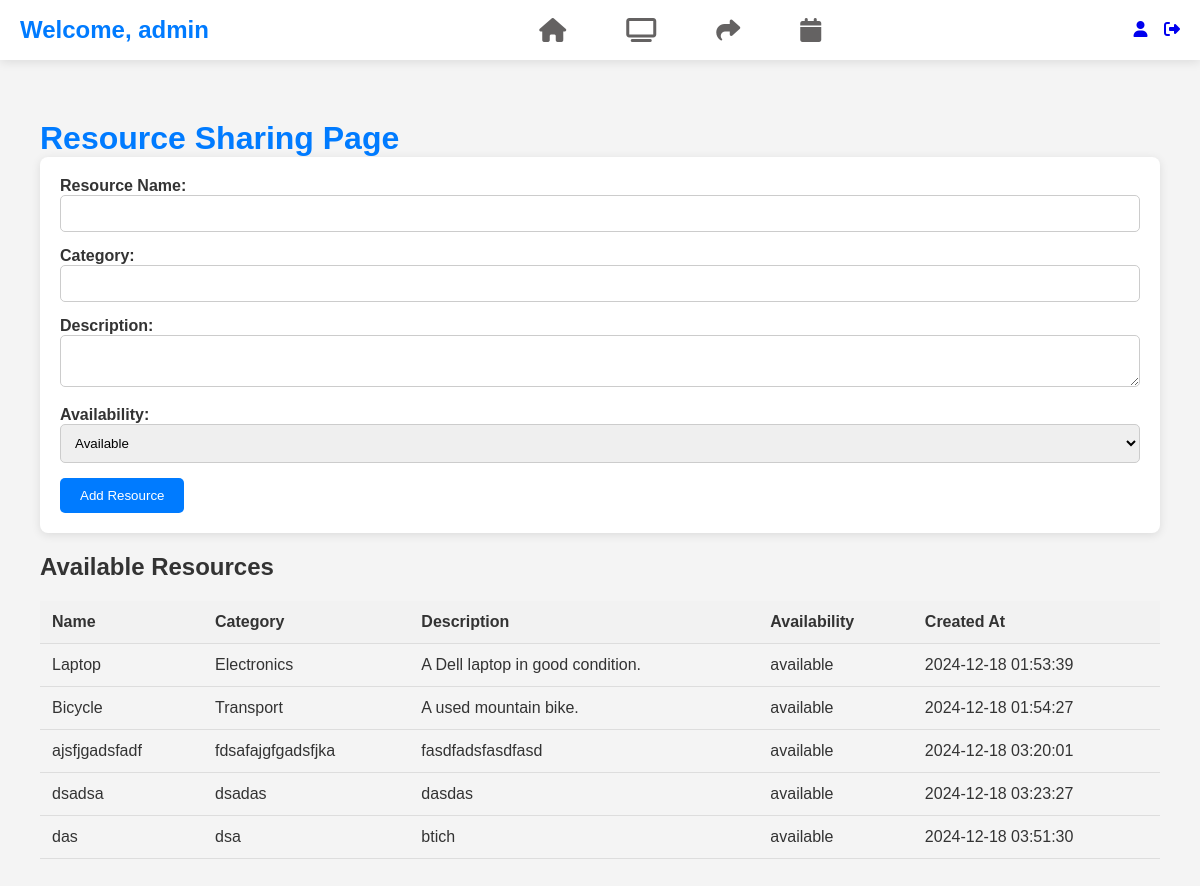
/?page=resource_sharing (signed in), run on the app's committed database.
### tables this page shows
CREATE TABLE `resources` (
  `id` int(11) NOT NULL,
  `user_id` int(11) NOT NULL,
  `name` varchar(255) NOT NULL,
  `category` varchar(100) DEFAULT NULL,
  `description` text DEFAULT NULL,
  `availability` enum('available','donated') DEFAULT 'available',
  `created_at` timestamp NOT NULL DEFAULT current_timestamp()
);

### index.php (called while the page is built, shortened)
<?php
require_once './app/core/Router.php';
$router = new Router();
$router->route();
?>

### app/controllers/ResourceSharingController.php (called while the page is built, shortened)
<?php
class ResourceSharingController {
    public function getResources($filters = []) {
        $db = (new Database())->connect();
        $query = "SELECT * FROM resources WHERE availability = 'available'";
        try {
            $stmt = $db->prepare($query);
            $stmt->execute();
            return $stmt->fetchAll(PDO::FETCH_ASSOC);
        } catch (PDOException $e) {
            error_log('Database error: ' . $e->getMessage());
            return [];
        }
    }
}
?>

### app/views/resource_sharing.php (the view, shortened to what this page needs)
<!DOCTYPE html>
<html lang="en">
<head>
    <link rel="stylesheet" href="https://cdnjs.cloudflare.com/ajax/libs/font-awesome/6.7.1/css/all.min.css" />
    <link rel="stylesheet" href="./public/assets/shareStyle.css">
</head>
<body>
<div class="container">
    <nav>
        <div class="nav-left">
            <h1>Welcome, <?= isset($_SESSION['user']['name']) ? htmlspecialchars($_SESSION['user']['name']) : 'Guest'; ?></h1>
        </div>
        <div class="nav-center">
            <a href="?page=dashboard"><i class="fa-solid fa-house"></i></a>
            <a href="?page=help_requests"><i class="fa-solid fa-tv"></i></a>
            <a href="?page=resource_sharing"><i class="fa-solid fa-share"></i></a>
            <a href="?page=events"><i class="fa-solid fa-calendar"></i></a>
        </div>
        <div class="nav-right">
            <a href="?page=profile"><i class="fa-solid fa-user"></i></a>
            <a href="?page=logout"><i class="fa-solid fa-right-from-bracket"></i></a>
        </div>
    </nav>
    <div class="content">
        <h1>Resource Sharing Page</h1>
        <form method="POST" class="resource-form">
            <label for="name">Resource Name:</label>
            <input type="text" name="name" id="name" required>
            <label for="category">Category:</label>
            <input type="text" name="category" id="category">
            <label for="description">Description:</label>
            <textarea name="description" id="description"></textarea>
            <label for="availability">Availability:</label>
            <select name="availability" id="availability">
                <option value="available" selected>Available</option>
            </select>
            <button type="submit">Add Resource</button>
        </form>
        <?php if (!empty($resources)): ?>
            <h2>Available Resources</h2>
            <table>
                <thead>
                    <tr>
                        <th>Name</th>
                        <th>Category</th>
                        <th>Description</th>
                        <th>Availability</th>
                        <th>Created At</th>
                    </tr>
                </thead>
                <tbody>
                    <?php foreach ($resources as $resource): ?>
                        <tr>
                            <td><?= htmlspecialchars($resource['name']) ?></td>
                            <td><?= htmlspecialchars($resource['category']) ?></td>
                            <td><?= htmlspecialchars($resource['description'] ?? 'No description provided') ?></td>
                            <td><?= htmlspecialchars($resource['availability']) ?></td>
                            <td><?= htmlspecialchars($resource['created_at']) ?></td>
                        </tr>
                    <?php endforeach; ?>
                </tbody>
            </table>
        <?php else: ?>
            <p>No resources available at the moment.</p>
        <?php endif; ?>
    </div>
</div>
</body>
</html>

### public/assets/shareStyle.css (style rules this page uses)
* { margin: 0; padding: 0; box-sizing: border-box; }
body { background: #f4f4f4; color: #333; font-family: 'Arial', sans-serif; }
.container { max-width: 1200px; margin: 0 auto; padding: 20px; }
nav { width: 100%; height: 60px; display: flex; align-items: center; justify-content: space-between; background: #ffffff; box-shadow: 0 2px 10px rgba(0, 0, 0, 0.1); position: fixed; top: 0; left: 0; padding: 0 20px; z-index: 1000; }
.nav-left h1 { font-size: 1.5em; color: #007bff; }
.nav-center { display: flex; align-items: center; }
.nav-center a { margin-left: 30px; text-decoration: none; }
.nav-center i { font-size: 24px; padding: 15px; border-radius: 10px; color: #646262; transition: background 0.3s, color 0.3s; }
.nav-right a { margin-left: 12px; }
.content { margin-top: 80px; padding: 20px; }
.content h1 { font-size: 2em; color: #007bff; }
.resource-form { background: #ffffff; padding: 20px; border-radius: 8px; box-shadow: 0 2px 10px rgba(0, 0, 0, 0.1); margin-bottom: 20px; }
.resource-form label { font-weight: bold; margin-bottom: 5px; }
.resource-form input, .resource-form textarea, .resource-form select { width: 100%; padding: 10px; margin-bottom: 15px; border: 1px solid #ccc; border-radius: 5px; }
.resource-form button { padding: 10px 20px; background: #007bff; color: #fff; border: none; border-radius: 5px; cursor: pointer; transition: background 0.3s; }
table { width: 100%; margin-top: 20px; border-collapse: collapse; }
table th, table td { padding: 12px; text-align: left; border-bottom: 1px solid #ddd; }
table th { background: #f2f2f2; font-weight: bold; }

### data on the page
resources: name "Laptop", category "Electronics", description "A Dell laptop in good condition.", availability "available", created_at "2024-12-18 01:53:39"
resources: name "Bicycle", category "Transport", description "A used mountain bike.", availability "available", created_at "2024-12-18 01:54:27"
resources: name "ajsfjgadsfadf", category "fdsafajgfgadsfjka", description "fasdfadsfasdfasd", availability "available", created_at "2024-12-18 03:20:01"
resources: name "dsadsa", category "dsadas", description "dasdas", availability "available", created_at "2024-12-18 03:23:27"
resources: name "das", category "dsa", description "btich", availability "available", created_at "2024-12-18 03:51:30"

### other printed values
$_SESSION['user']['name'] "admin"
